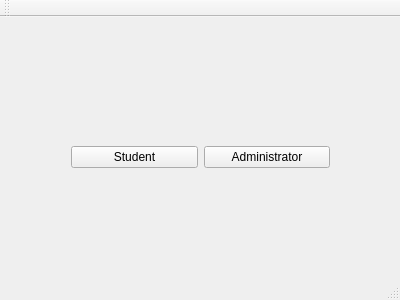
<?xml version="1.0" encoding="UTF-8"?>
<ui version="4.0">
 <class>MainWindow</class>
 <widget class="QMainWindow" name="MainWindow">
  <property name="geometry">
   <rect>
    <x>0</x>
    <y>0</y>
    <width>400</width>
    <height>300</height>
   </rect>
  </property>
  <property name="windowTitle">
   <string>MainWindow</string>
  </property>
  <widget class="QWidget" name="centralWidget">
   <widget class="QWidget" name="">
    <property name="geometry">
     <rect>
      <x>60</x>
      <y>90</y>
      <width>281</width>
      <height>101</height>
     </rect>
    </property>
    <layout class="QHBoxLayout" name="horizontalLayout">
     <item>
      <widget class="QPushButton" name="pushButton_Student">
       <property name="text">
        <string>Student</string>
       </property>
      </widget>
     </item>
     <item>
      <widget class="QPushButton" name="pushButton_Administrator">
       <property name="text">
        <string>Administrator</string>
       </property>
      </widget>
     </item>
    </layout>
   </widget>
  </widget>
  <widget class="QMenuBar" name="menuBar">
   <property name="geometry">
    <rect>
     <x>0</x>
     <y>0</y>
     <width>400</width>
     <height>21</height>
    </rect>
   </property>
  </widget>
  <widget class="QToolBar" name="mainToolBar">
   <attribute name="toolBarArea">
    <enum>TopToolBarArea</enum>
   </attribute>
   <attribute name="toolBarBreak">
    <bool>false</bool>
   </attribute>
  </widget>
  <widget class="QStatusBar" name="statusBar"/>
 </widget>
 <layoutdefault spacing="6" margin="11"/>
 <resources/>
 <connections/>
</ui>
